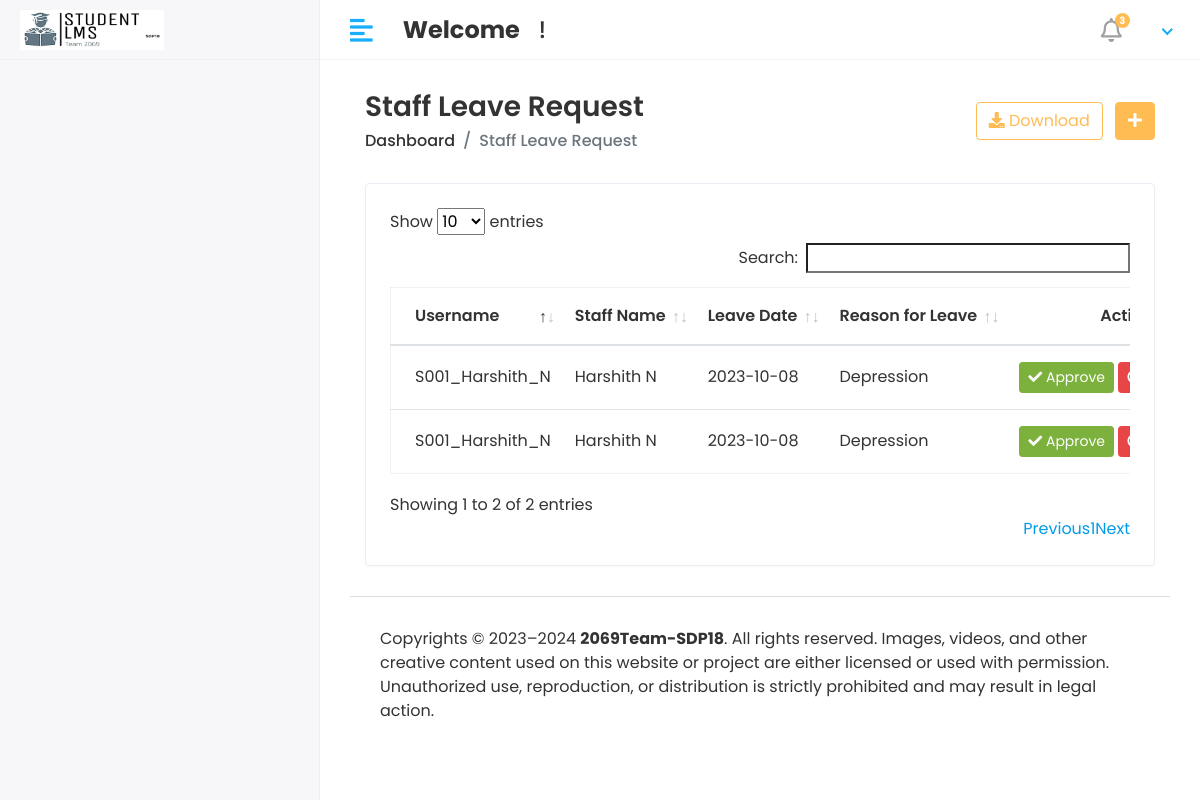
/HOD/Staff/Leave_View, run on an earlier commit of the app's database.
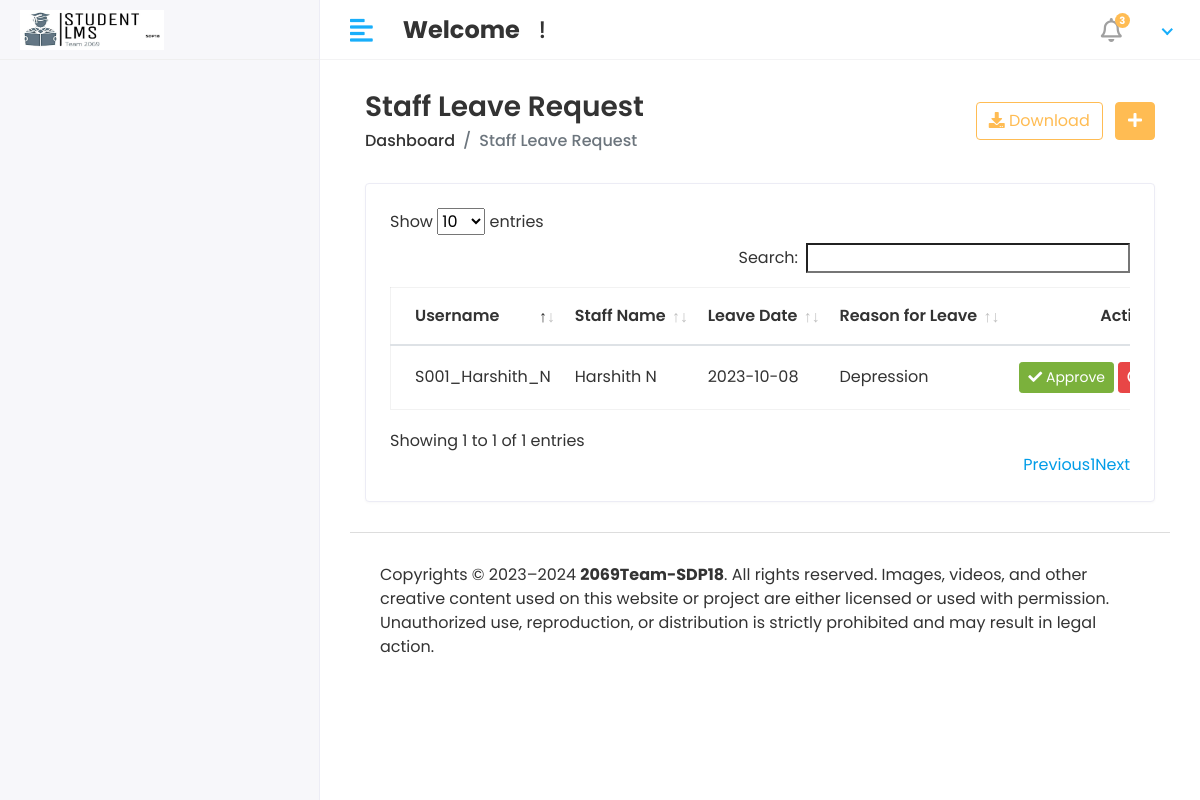
And on a later commit of the database.
### app/models.py (models this page shows, shortened)
class Staff_Leave(models.Model):
    staff_id = models.ForeignKey(Staff, on_delete = models.CASCADE)
    date = models.CharField(max_length = 50)
    message = models.TextField()
    status = models.IntegerField(default=0)
    created_at = models.DateTimeField(auto_now_add=True)
    updated_at = models.DateTimeField(auto_now_add=True)
    class Meta:
        db_table = 'staff_leave_table'

class Staff(models.Model):
    admin = models.OneToOneField(CustomUser,on_delete=models.CASCADE)
    address = models.TextField()
    gender = models.CharField(max_length=100)
    desgination = models.CharField(max_length=100)
    created_at = models.DateTimeField(auto_now_add=True)
    updated_at = models.DateTimeField(auto_now_add=True)
    class Meta:
        db_table = 'staff_table'

class CustomUser(AbstractUser):
    USER_CHOICES = (
        (1, 'HOD'),
        (2, 'STAFF'),
        (3, 'STUDENT'),
    )
    user_type = models.CharField(choices=USER_CHOICES, max_length=50, default=1)
    profile_pic = models.ImageField(upload_to='media/profile_pics')
    class Meta:
        db_table = 'custom_user_table'

### Studentlearningmanagementsystem/HOD_views.py (the view)
# urls.py: path('HOD/Staff/Leave_View', HOD_views.STAFF_LEAVE_VIEW, name = 'staff_leave_view'),
def STAFF_LEAVE_VIEW(request):
    staff_leave = Staff_Leave.objects.all()
    context = {
        "staff_leave": staff_leave,
    }
    return render(request, 'Hod/staff_leave.html', context)

### templates/HOD/staff_leave.html (shortened to what this page needs)
{% extends 'base.html' %}
{% block content %}
<div class="content container-fluid">
    <div class="page-header">
       <div class="row align-items-center">
          <div class="col">
             <h3 class="page-title">Staff Leave Request</h3>
             <ul class="breadcrumb">
                <li class="breadcrumb-item"><a href="{% url 'HOD_home' %}">Dashboard</a></li>
                <li class="breadcrumb-item active">Staff Leave Request</li>
             </ul>
          </div>
          <div class="col-auto text-right float-right ml-auto">
             <a href="#" class="btn btn-outline-primary mr-2"><i class="fas fa-download"></i> Download</a>
             <a href="{% url 'add_program' %}" class="btn btn-primary"><i class="fas fa-plus"></i></a>
          </div>
       </div>
    </div>
    <div class="row">
       <div class="col-sm-12">
          <div class="card card-table">
             <div class="card-body">
                <div class="table-responsive">
                   <table id='table_id' class="table table-hover table-center mb-0">
                      <thead>
                         <tr>
                            <th>Username</th>
                            <th>Staff Name</th>
                            <th>Leave Date</th>
                            <th>Reason for Leave</th>
                            <th class="text-center">Action</th>
                         </tr>
                      </thead>
                      <tbody>
                        {% for i in staff_leave %}
                         <tr>
                            <td>{{i.staff_id.admin.username}}</td>
                            <td>{{i.staff_id.admin.first_name}}&nbsp;{{i.staff_id.admin.last_name}}</td>
                            <td>{{i.date}}</td>
                            <td>{{i.message}}</td>
                            <td class="text-center">
                               <div class="actions">
                                 {% if i.status == 0 %}
                                 <a herf="#" class="btn btn-success btn-sm"><i class="fa fa-check"></i>
                                    Approve</a>
                                    <a herf="#" class="btn btn-danger btn-sm"><i class="fa fa-ban"></i> Disapprove</a>
                                 {% elif i.status == 1 %}
                                 <button class="btn btn-success btn-sm" disabled="disabled"><i class="fa fa-check"></i> Approved</button>
                                 {% else %}
                                 <button class="btn btn-danger btn-sm" disabled="disabled"><i class="fa fa-ban"></i> Dispproved</button>
                                 {% endif %}
                               </div>
                            </td>
                         </tr>
                         {% endfor %}
                      </tbody>
                   </table>
                </div>
             </div>
          </div>
       </div>
    </div>
 </div>
{% endblock  %}

What changed in the data, as far as the page shows it:
removed Staff_Leave: staff_id.admin.username "S001_Harshith_N", staff_id.admin.first_name "Harshith", staff_id.admin.last_name "N", date "2023-10-08", message "Depression", status 0 (drawn)
Also different on the page:
text written by a page script: "Show entries Search: Showing 1 to 2 of 2 entries Previous 1 Next" → "Show entries Search: Showing 1 to 1 of 1 entries Previous 1 Next"
